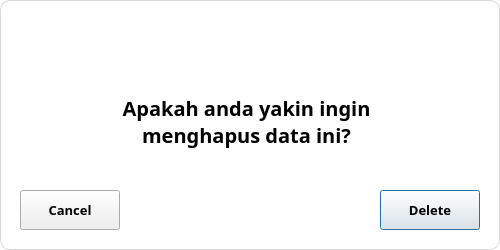
<?xml version="1.0" encoding="UTF-8"?>
<ui version="4.0">
 <class>Dialog</class>
 <widget class="QDialog" name="Dialog">
  <property name="geometry">
   <rect>
    <x>0</x>
    <y>0</y>
    <width>500</width>
    <height>250</height>
   </rect>
  </property>
  <property name="windowTitle">
   <string>Dialog</string>
  </property>
  <property name="styleSheet">
   <string notr="true">QDialog{
	background-color: white;
	border: 1px solid #D9D9D9;
	border-radius: 10px;
}</string>
  </property>
  <widget class="QPushButton" name="confirmDeleteBtn">
   <property name="geometry">
    <rect>
     <x>380</x>
     <y>190</y>
     <width>100</width>
     <height>40</height>
    </rect>
   </property>
   <property name="font">
    <font>
     <family>Poppins</family>
     <pointsize>10</pointsize>
     <weight>75</weight>
     <bold>true</bold>
    </font>
   </property>
   <property name="text">
    <string>Delete</string>
   </property>
  </widget>
  <widget class="QPushButton" name="cancelBtn">
   <property name="geometry">
    <rect>
     <x>20</x>
     <y>190</y>
     <width>100</width>
     <height>40</height>
    </rect>
   </property>
   <property name="font">
    <font>
     <family>Poppins</family>
     <pointsize>10</pointsize>
     <weight>75</weight>
     <bold>true</bold>
    </font>
   </property>
   <property name="text">
    <string>Cancel</string>
   </property>
  </widget>
  <widget class="QWidget" name="layoutWidget">
   <property name="geometry">
    <rect>
     <x>90</x>
     <y>40</y>
     <width>313</width>
     <height>121</height>
    </rect>
   </property>
   <layout class="QVBoxLayout" name="verticalLayout">
    <property name="rightMargin">
     <number>0</number>
    </property>
    <item alignment="Qt::AlignHCenter">
     <widget class="QLabel" name="label_2">
      <property name="minimumSize">
       <size>
        <width>35</width>
        <height>35</height>
       </size>
      </property>
      <property name="maximumSize">
       <size>
        <width>35</width>
        <height>35</height>
       </size>
      </property>
      <property name="text">
       <string/>
      </property>
      <property name="pixmap">
       <pixmap resource="../assets/icons/resources.qrc">:/icons/delete-blue.svg</pixmap>
      </property>
      <property name="scaledContents">
       <bool>true</bool>
      </property>
     </widget>
    </item>
    <item alignment="Qt::AlignHCenter">
     <widget class="QLabel" name="label">
      <property name="minimumSize">
       <size>
        <width>311</width>
        <height>71</height>
       </size>
      </property>
      <property name="font">
       <font>
        <family>Poppins</family>
        <pointsize>15</pointsize>
        <weight>75</weight>
        <bold>true</bold>
       </font>
      </property>
      <property name="text">
       <string>Apakah anda yakin ingin menghapus data ini?</string>
      </property>
      <property name="alignment">
       <set>Qt::AlignCenter</set>
      </property>
      <property name="wordWrap">
       <bool>true</bool>
      </property>
     </widget>
    </item>
   </layout>
  </widget>
  <widget class="QPushButton" name="closeBtn">
   <property name="geometry">
    <rect>
     <x>460</x>
     <y>5</y>
     <width>35</width>
     <height>35</height>
    </rect>
   </property>
   <property name="styleSheet">
    <string notr="true">QPushButton{
	border: none;
}

QPushButton:hover{
	border-left: 1px solid #D9D9D9;
	border-bottom: 1px solid #D9D9D9;
	border-bottom-left-radius: 6px;
}</string>
   </property>
   <property name="text">
    <string/>
   </property>
   <property name="icon">
    <iconset resource="../assets/icons/resources.qrc">
     <normaloff>:/icons/close.svg</normaloff>:/icons/close.svg</iconset>
   </property>
   <property name="iconSize">
    <size>
     <width>20</width>
     <height>20</height>
    </size>
   </property>
   <property name="checkable">
    <bool>true</bool>
   </property>
  </widget>
 </widget>
 <resources>
  <include location="../assets/icons/resources.qrc"/>
 </resources>
 <connections/>
</ui>
